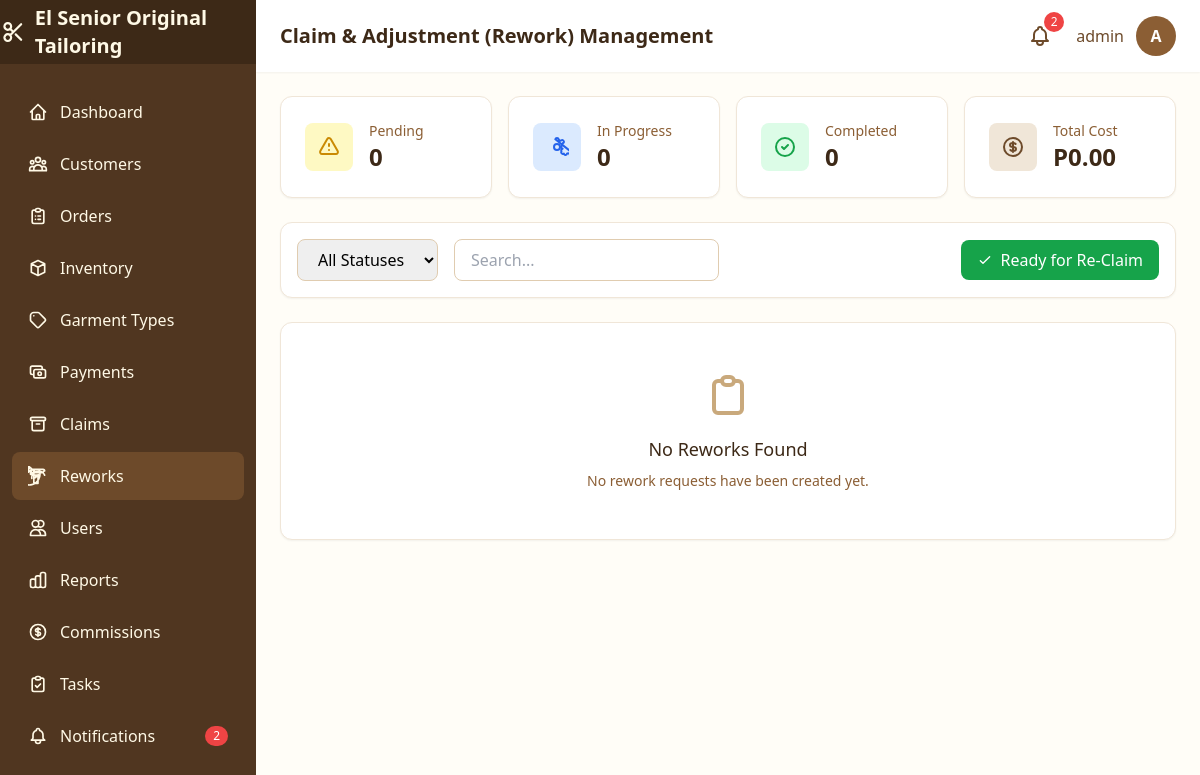
Page /reworks/ (signed in) on the earlier database version.
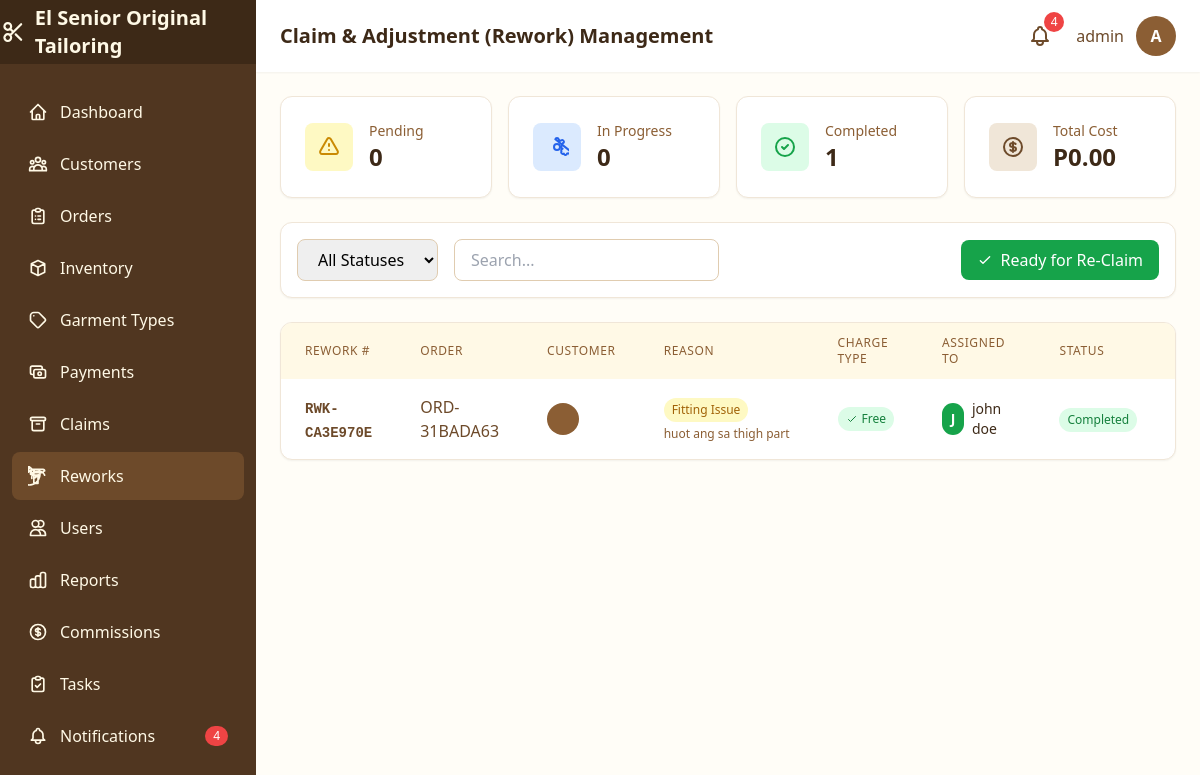
Same page on the later database version.
### core/models.py (models this page shows, shortened)
class Rework(models.Model):
    STATUS_CHOICES = [
        ('pending', 'Pending'),
        ('in_progress', 'In Progress'),
        ('completed', 'Completed'),
    ]
    REASON_CHOICES = [
        ('fitting_issue', 'Fitting Issue'),
        ('design_change', 'Design Change'),
        ('workmanship_concern', 'Workmanship Concern'),
        ('material_issue', 'Material Issue'),
        ('other', 'Other'),
    ]
    CHARGE_TYPE_CHOICES = [
        ('free', 'Free (Shop Error)'),
        ('paid', 'Paid (Customer Requested)'),
    ]
    rework_number = models.CharField(max_length=50, unique=True, editable=False)
    order = models.ForeignKey(
        Order,
        on_delete=models.CASCADE,
        related_name='reworks'
    )
    original_garment_type = models.CharField(max_length=200)
    original_customer_name = models.CharField(max_length=200)
    reason = models.CharField(max_length=50, choices=REASON_CHOICES)
    reason_description = models.TextField()
    charge_type = models.CharField(max_length=20, choices=CHARGE_TYPE_CHOICES, default='free')
    additional_cost = models.DecimalField(
        max_digits=10,
        decimal_places=2,
        default=Decimal('0.00'),
        help_text="Additional cost for paid reworks"
    )
    status = models.CharField(max_length=20, choices=STATUS_CHOICES, default='pending')
    fabric_used = models.ForeignKey(
        Fabric,
        on_delete=models.SET_NULL,
        null=True,
        blank=True,
        related_name='rework_fabric_used'
    )
    fabric_meters_used = models.DecimalField(
        max_digits=10,
        decimal_places=2,
        default=Decimal('0.00')
    )
    notes = models.TextField(blank=True)
    assigned_to = models.ForeignKey(
        User,
        on_delete=models.SET_NULL,
        null=True,
        blank=True,
        related_name='assigned_reworks'
    )
    created_date = models.DateTimeField(auto_now_add=True)
    started_date = models.DateTimeField(null=True, blank=True)
    completed_date = models.DateTimeField(null=True, blank=True)
    created_by = models.ForeignKey(
        User,
        on_delete=models.SET_NULL,
        null=True,
        related_name='created_reworks'
    )
    class Meta:
        ordering = ['-created_date']
        verbose_name = "Rework"
        verbose_name_plural = "Reworks"
        indexes = [
            models.Index(fields=['status']),
            models.Index(fields=['order']),
        ]

class Order(models.Model):
    STATUS_CHOICES = [
        ('pending', 'Pending'),
        ('in_progress', 'In Progress'),
        ('completed', 'Completed'),
        ('delivered', 'Claimed'),
        ('for_adjustment', 'For Adjustment/Rework'),
        ('ready_for_reclaim', 'Ready for Re-Claim'),
        ('cancelled', 'Cancelled'),
    ]
    order_number = models.CharField(max_length=50, unique=True, editable=False)
    customer = models.ForeignKey(
        Customer,
        on_delete=models.PROTECT,
        related_name='orders'
    )
    garment_type = models.ForeignKey(
        GarmentType,
        on_delete=models.PROTECT
    )
    fabric = models.ForeignKey(
        Fabric,
        on_delete=models.PROTECT
    )
    quantity = models.PositiveIntegerField(default=1)
    fabric_meters_used = models.DecimalField(
        max_digits=10,
        decimal_places=2
    )
    measurements = models.JSONField(default=dict, blank=True)
    special_instructions = models.TextField(blank=True)
    total_price = models.DecimalField(max_digits=10, decimal_places=2)
    deposit_amount = models.DecimalField(max_digits=10, decimal_places=2)
    balance_amount = models.DecimalField(max_digits=10, decimal_places=2)
    status = models.CharField(max_length=20, choices=STATUS_CHOICES, default='pending')
    order_date = models.DateTimeField(auto_now_add=True)
    due_date = models.DateField(null=True, blank=True)
    completed_date = models.DateTimeField(null=True, blank=True)
    created_by = models.ForeignKey(
        User,
        on_delete=models.SET_NULL,
        null=True,
        related_name='created_orders'
    )
    created_at = models.DateTimeField(auto_now_add=True)
    updated_at = models.DateTimeField(auto_now=True)
    class Meta:
        ordering = ['-created_at']

### core/views.py (the view)
    def wrapper(request, *args, **kwargs):
        if not request.user.is_authenticated:
            return redirect("login")
        if not hasattr(request.user, "profile") or not request.user.profile.is_admin:
            messages.error(request, "Admin access required.")
            return redirect("dashboard")
        return view_func(request, *args, **kwargs)

### core/context_processors.py (called while the page is built)
def shop_info(request):
    return {
        'SHOP_NAME': getattr(settings, 'SHOP_NAME', 'El Senior Original Tailoring'),
        'SHOP_ADDRESS': getattr(settings, 'SHOP_ADDRESS', ''),
        'SHOP_PHONE': getattr(settings, 'SHOP_PHONE', ''),
    }

def notifications(request):
    if not request.user.is_authenticated:
        return {
            'unread_notification_count': 0,
            'recent_notifications': [],
            'has_unread_notifications': False,
        }
    from .models import Notification
    unread_count = Notification.get_unread_count(request.user)
    recent_notifications = Notification.get_recent_notifications(request.user, limit=10)
    urgent_count = Notification.objects.filter(
        recipient=request.user,
        is_read=False,
        priority__in=['urgent', 'high']
    ).count()
    return {
        'unread_notification_count': unread_count,
        'recent_notifications': recent_notifications,
        'has_unread_notifications': unread_count > 0,
        'urgent_notification_count': urgent_count,
        'has_urgent_notifications': urgent_count > 0,
    }

### core/models.py (called while the page is built)
    @property
    def is_admin(self):
        return self.role == 'admin'

### templates/reworks/list.html (shortened to what the changed rows need)
 {% extends 'base.html' %}
{% load filters %}
{% block page_title %}Claim & Adjustment (Rework) Management{% endblock %}
{% block content %}
<div class="space-y-6">
    <div class="grid grid-cols-1 md:grid-cols-4 gap-4">
        <div class="bg-white rounded-xl shadow-sm p-6 border border-brown-100">
            <div class="flex items-center">
                <div class="ml-4">
                    <p class="text-sm text-brown-500">Completed</p>
                    <p class="text-2xl font-bold text-brown-800">{{ stats.completed }}</p>
                </div>
            </div>
        </div>
    </div>
    <div class="bg-white rounded-xl shadow-sm border border-brown-100 overflow-hidden">
        <div id="reworkTable">
            {% include 'reworks/partials/rework_table.html' %}
        </div>
    </div>
</div>
{% endblock %}

### templates/base.html (shortened to what the changed rows need)
<!DOCTYPE html>
<html lang="en">
<head>
    {% load static %}
    <script src="{% static 'js/tailwind.js' %}"></script>
</head>
<body class="bg-cream-50 min-h-screen">
    {% block body %}
    {% if user.is_authenticated %}
    <div x-data="{ sidebarOpen: false }" class="flex h-screen overflow-hidden">
        <aside :class="sidebarOpen ? 'translate-x-0' : '-translate-x-full'"
               class="fixed inset-y-0 left-0 z-30 w-64 bg-brown-700 transform transition-transform duration-300 ease-in-out lg:translate-x-0 lg:static lg:inset-auto no-print">
            <nav class="mt-6 px-3">
                <div class="space-y-1">
                    <a href="{% url 'notification_list' %}"
                       class="flex items-center px-4 py-3 text-cream-100 rounded-lg hover:bg-brown-600 transition-colors {% if 'notifications' in request.path %}bg-brown-600{% endif %}">
                        Notifications
                        {% if unread_notification_count > 0 %}
                        <span class="ml-auto bg-red-500 text-white text-xs rounded-full px-2 py-0.5">{{ unread_notification_count }}</span>
                        {% endif %}
                    </a>
                </div>
            </nav>
        </aside>
        <div class="flex-1 flex flex-col overflow-hidden">
            <header class="bg-white shadow-sm z-10 no-print">
                <div class="flex items-center justify-between px-6 py-4">
                    <h1 class="text-xl font-semibold text-brown-800">{% block page_title %}Dashboard{% endblock %}</h1>
                    <div class="flex items-center gap-4">
                        <div x-data="{ notifOpen: false }" class="relative">
                            <button @click="notifOpen = !notifOpen"
                                    @click.away="notifOpen = false"
                                    class="relative p-2 text-brown-600 hover:text-brown-800 hover:bg-cream-100 rounded-full focus:outline-none transition-colors"
                                    hx-get="{% url 'notification_dropdown' %}"
                                    hx-trigger="click"
                                    hx-target="#notification-dropdown-content"
                                    hx-swap="innerHTML">
                                {% if unread_notification_count > 0 %}
                                <span class="absolute -top-1 -right-1 bg-red-500 text-white text-xs rounded-full h-5 w-5 flex items-center justify-center animate-pulse">
                                    {{ unread_notification_count|default:0 }}
                                </span>
                                {% endif %}
                            </button>
                        </div>
                </div>
            </header>
            <main class="flex-1 overflow-y-auto p-6">
                {% block content %}{% endblock %}
            </main>
        </div>
    </div>
    {% else %}
    {% block unauthenticated_content %}{% endblock %}
    {% endif %}
    {% endblock %}
</body>
</html>

### templates/reworks/partials/rework_table.html (shortened to what the changed rows need)
<div class="overflow-x-auto">
    {% if reworks %}
    <table class="w-full">
        <thead class="bg-cream-100">
            <tr>
                <th class="px-6 py-3 text-left text-xs font-medium text-brown-500 uppercase tracking-wider">Rework #</th>
                <th class="px-6 py-3 text-left text-xs font-medium text-brown-500 uppercase tracking-wider">Order</th>
                <th class="px-6 py-3 text-left text-xs font-medium text-brown-500 uppercase tracking-wider">Customer</th>
                <th class="px-6 py-3 text-left text-xs font-medium text-brown-500 uppercase tracking-wider">Reason</th>
                <th class="px-6 py-3 text-left text-xs font-medium text-brown-500 uppercase tracking-wider">Charge Type</th>
                <th class="px-6 py-3 text-left text-xs font-medium text-brown-500 uppercase tracking-wider">Assigned To</th>
                <th class="px-6 py-3 text-left text-xs font-medium text-brown-500 uppercase tracking-wider">Status</th>
                <th class="px-6 py-3 text-left text-xs font-medium text-brown-500 uppercase tracking-wider">Created</th>
            </tr>
        </thead>
        <tbody class="divide-y divide-brown-100">
            {% for rework in reworks %}
            <tr class="hover:bg-cream-50 transition-colors">
                <td class="px-6 py-4">
                    <span class="font-mono text-sm font-semibold text-brown-600">{{ rework.rework_number }}</span>
                </td>
                <td class="px-6 py-4">
                    <a href="{% url 'order_detail' rework.order.pk %}" class="text-brown-600 hover:text-brown-800 font-medium">
                        {{ rework.order.order_number }}
                    </a>
                </td>
                <td class="px-6 py-4">
                    <div class="flex items-center">
                        <div class="w-8 h-8 bg-brown-500 rounded-full flex items-center justify-center text-white text-sm font-semibold">
                        </div>
                    </div>
                </td>
                <td class="px-6 py-4">
                    <span class="inline-flex px-2 py-1 text-xs rounded-full bg-yellow-100 text-yellow-700">
                        {{ rework.get_reason_display }}
                    </span>
                    {% if rework.reason_description %}
                    <p class="text-xs text-brown-500 mt-1 truncate max-w-xs">{{ rework.reason_description }}</p>
                    {% endif %}
                </td>
                <td class="px-6 py-4">
                    {% if rework.charge_type == 'free' %}
                    <span class="inline-flex items-center px-2 py-1 text-xs rounded-full bg-green-100 text-green-700">
                        <svg class="w-3 h-3 mr-1" fill="none" stroke="currentColor" viewBox="0 0 24 24">
                            <path stroke-linecap="round" stroke-linejoin="round" stroke-width="2" d="M5 13l4 4L19 7"/>
                        </svg>
                        Free
                    </span>
                    {% endif %}
                </td>
                <td class="px-6 py-4">
                    {% if rework.assigned_to %}
                    <div class="flex items-center">
                        <div class="w-8 h-8 bg-green-600 rounded-full flex items-center justify-center text-white text-sm font-semibold">
                            {{ rework.assigned_to.first_name|slice:":1"|default:rework.assigned_to.username|slice:":1"|upper }}
                        </div>
                        <div class="ml-2">
                            <p class="text-sm font-medium text-brown-800">{{ rework.assigned_to.get_full_name|default:rework.assigned_to.username }}</p>
                        </div>
                    </div>
                    {% else %}
                    <span class="text-sm text-brown-400">Not assigned</span>
                    {% endif %}
                </td>
                <td class="px-6 py-4">
                    {% if rework.status == 'pending' %}
                    <span class="inline-flex px-2 py-1 text-xs rounded-full bg-yellow-100 text-yellow-700">
                        Pending
                    </span>
                    {% elif rework.status == 'in_progress' %}
                    <span class="inline-flex px-2 py-1 text-xs rounded-full bg-blue-100 text-blue-700">
                        In Progress
                    </span>
                    {% else %}
                    <span class="inline-flex px-2 py-1 text-xs rounded-full bg-green-100 text-green-700">
                        Completed
                    </span>
                    {% endif %}
                </td>
                <td class="px-6 py-4 text-sm text-brown-500">
                </td>
            </tr>
            {% endfor %}
        </tbody>
    </table>
    {% else %}
    <div class="px-6 py-12 text-center">
        <svg class="mx-auto h-12 w-12 text-brown-300" fill="none" stroke="currentColor" viewBox="0 0 24 24">
            <path stroke-linecap="round" stroke-linejoin="round" stroke-width="2" d="M9 5H7a2 2 0 00-2 2v12a2 2 0 002 2h10a2 2 0 002-2V7a2 2 0 00-2-2h-2M9 5a2 2 0 002 2h2a2 2 0 002-2M9 5a2 2 0 012-2h2a2 2 0 012 2"/>
        </svg>
        <h3 class="mt-4 text-lg font-medium text-brown-800">No Reworks Found</h3>
        <p class="mt-2 text-sm text-brown-500">
            {% if status_filter or search %}
            No reworks match your current filters.
            {% else %}
            No rework requests have been created yet.
            {% endif %}
        </p>
    </div>
    {% endif %}
</div>

Differences in the rows shown:
added Rework: rework_number "RWK-CA3E970E", order.order_number "ORD-31BADA63", reason "Fitting Issue", reason_description "huot ang sa thigh part", charge_type "free" (drawn), assigned_to.first_name "J", assigned_to.get_full_name "john doe", status "Completed"
Other differences:
{{ unread_notification_count }}: "2" → "4"
{{ unread_notification_count|default:0 }}: "2" → "4"
{{ stats.completed }}: "0" → "1"
text no longer shown: "No Reworks Found No rework requests have been created yet."
text now shown: "REWORK # ORDER CUSTOMER REASON CHARGE TYPE ASSIGNED TO STATUS"
